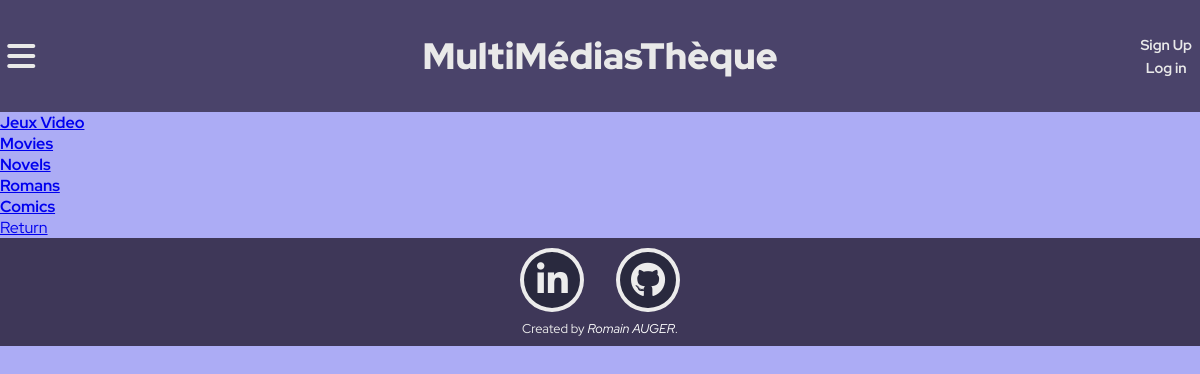
/?page=forums_category, run on an earlier commit of the app's database.
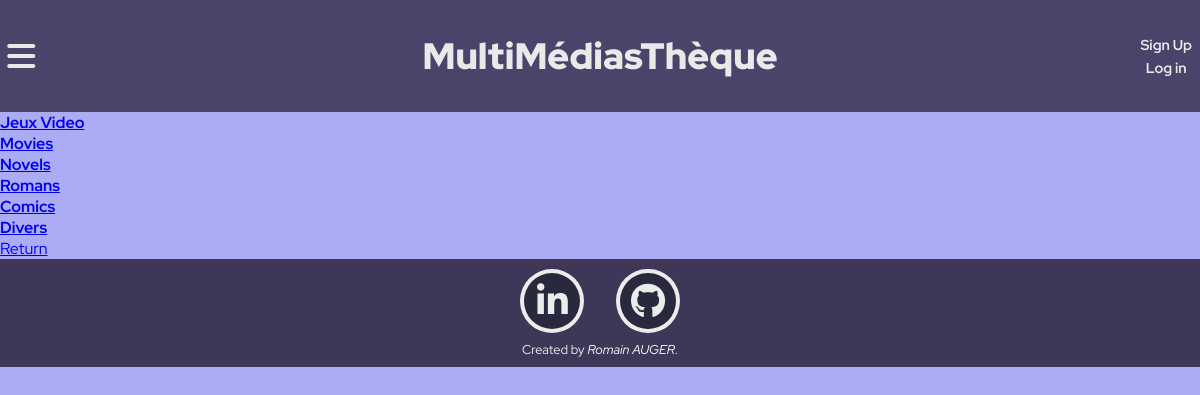
And on a later commit of the database.
### tables this page shows
CREATE TABLE "Categories" (
	"Id"	INTEGER,
	"Categorie_name"	TEXT,
	PRIMARY KEY("Id" AUTOINCREMENT)
);

### Controls/forums_category_controller.php (called while the page is built, shortened)
<?php
    $bddPDO = new PDO('sqlite:Private/DataBase/Project_Database.db');
    $bddPDO->setAttribute(PDO::ATTR_ERRMODE, PDO::ERRMODE_EXCEPTION);
    $categories_manager = new CategorieManager($bddPDO);
    require "Views/forums_category.php"
?>

### Models/CategoryManager.php (called while the page is built, shortened)
<?php
class CategorieManager{
    private $bddPDO;
    public function __construct(PDO $bddPDO) {
        $this->bddPDO = $bddPDO;
    }
    public function selectCategorie(){
        $query = $this->bddPDO->query("SELECT * FROM Categories");
        $query->setFetchMode(PDO::FETCH_CLASS  | PDO::FETCH_PROPS_LATE, "Categorie" );
        $ListCategories = $query -> fetchAll();
        return $ListCategories;
    }
}
?>

### index.php (called while the page is built, shortened)
<?php
require "Models/Category.php";
require "Models/CategoryManager.php";
require "Views/layout.php";
?>

### Models/Category.php (called while the page is built, shortened)
<?php
class Categorie {
    private $errors = [],
    $Id,
    $Categorie_name;
    public function getId(){
        return $this->Id;
    }
    public function getCategorie_name(){
        return $this->Categorie_name;
    }
}
?>

### Views/forums_category.php (the view)
<?php foreach ($categories_manager->selectCategorie() as $categorie) : ?>
    <h4><a href="?page=forums_chatrooms&Id=<?= ($categorie->getId()) ?>"><?= $categorie->getCategorie_name(); ?></a>
    </h4>
<?php endforeach ?>
<a href="?page=account">Return</a>

What changed in the data, as far as the page shows it:
added categories: Categorie_name "Divers"
